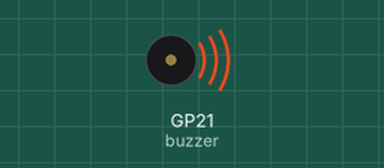
Bench run of a program on a simulated Raspberry Pi Pico running MicroPython. On the bench: buzzer (waves = sounding). At 20.1 s the program stops and its outputs stay as they are.

Above: at 0.1 s.
At 20.1 s:
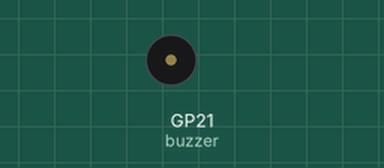
Timing chart, 0 to 21.6 s (numbered marks = the images above):
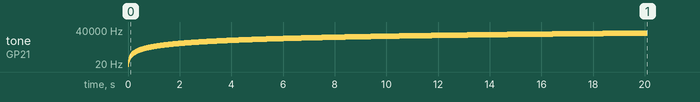

The program:

teste_com_chat_V1C_1kHz_para_comparar_buzzers.py
```python
from machine import Pin, PWM
import time

# Definindo GPIO21 como saída para PWM (Buzzer A)
buzzer = PWM(Pin(21))

# Definindo a freqüência inicial
start_freq = 20
# Definindo a freqüência final
end_freq = 20000
# Definindo o passo de aumento da frequência
step = 10

for freq in range(start_freq, end_freq + 1, step):
    buzzer.freq(freq)  # Definindo a frequência atual
    buzzer.duty_u16(32768)  # Definindo a duty cycle para 50% (32768 de 65535)
    time.sleep(0.01)  # Intervalo entre cada passo de frequência

buzzer.deinit()  # Desligando o PWM
```

Measured:
- by itself, tone on GP21 (buzzer): plays 20 Hz for 0.01 s, 30 Hz for 0.01 s, 40 Hz for 0.01 s, 50 Hz for 0.01 s, 60 Hz for 0.01 s, 70 Hz for 0.01 s … (1999 notes in this stretch)
